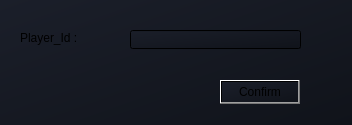
<?xml version="1.0" encoding="UTF-8"?>
<ui version="4.0">
 <class>Form</class>
 <widget class="QWidget" name="Form">
  <property name="geometry">
   <rect>
    <x>0</x>
    <y>0</y>
    <width>352</width>
    <height>125</height>
   </rect>
  </property>
  <property name="windowTitle">
   <string>Form</string>
  </property>
  <property name="styleSheet">
   <string notr="true">background: qlineargradient(x1:0, y1:0, x2:1, y2:1, stop:0 #1b1f2a, stop:1 #10131a);
</string>
  </property>
  <widget class="QLabel" name="label_2">
   <property name="geometry">
    <rect>
     <x>20</x>
     <y>30</y>
     <width>71</width>
     <height>16</height>
    </rect>
   </property>
   <property name="styleSheet">
    <string notr="true">background-color: transparent;</string>
   </property>
   <property name="text">
    <string>Player_Id :</string>
   </property>
  </widget>
  <widget class="QPushButton" name="pushButton_2">
   <property name="geometry">
    <rect>
     <x>220</x>
     <y>80</y>
     <width>80</width>
     <height>24</height>
    </rect>
   </property>
   <property name="text">
    <string>Confirm</string>
   </property>
  </widget>
  <widget class="QLineEdit" name="lineEdit">
   <property name="geometry">
    <rect>
     <x>130</x>
     <y>30</y>
     <width>171</width>
     <height>19</height>
    </rect>
   </property>
  </widget>
 </widget>
 <resources/>
 <connections/>
</ui>
